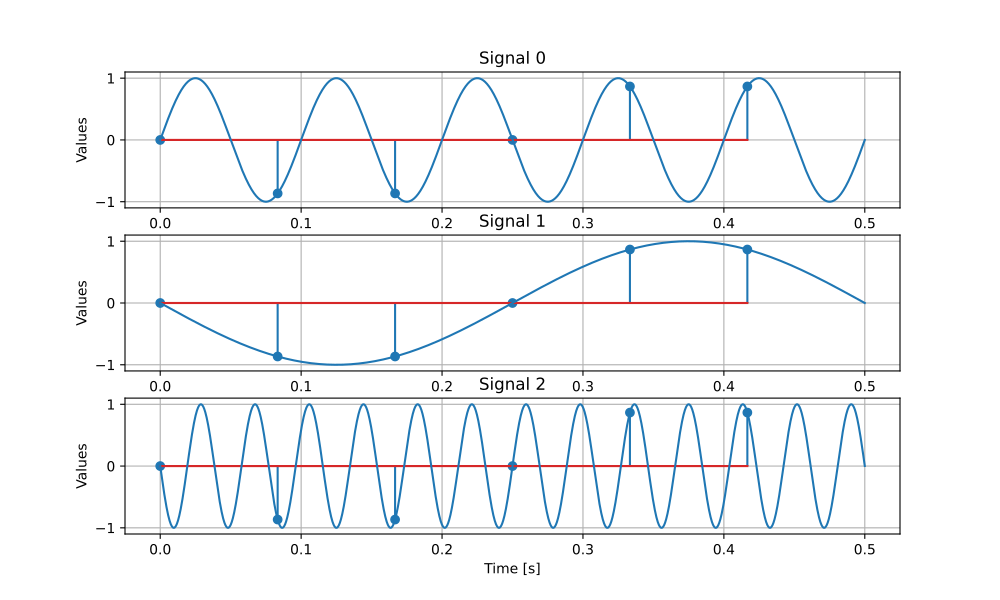

Write Python code to recreate this figure.
from ..common import SignalType
from ..common import Signal
import numpy as np
import matplotlib.pyplot as plt

duration = 0.5 # seconds

signal0 = Signal("Signal 0", amplitude=1, freq=10, phase=0, signal_type=SignalType.SINE, duration=duration).with_sampling(12)
signal1 = Signal("Signal 1", amplitude=1, freq=2, phase=np.pi, signal_type=SignalType.SINE, duration=duration).with_sampling(12)
signal2 = Signal("Signal 2", amplitude=1, freq=26, phase=np.pi, signal_type=SignalType.SINE, duration=duration).with_sampling(12)

fig, axes = plt.subplots(3, figsize=(10, 6))

signal0.plot_signal(axes[0])
signal1.plot_signal(axes[1])
signal2.plot_signal(axes[2])

plt.show()
